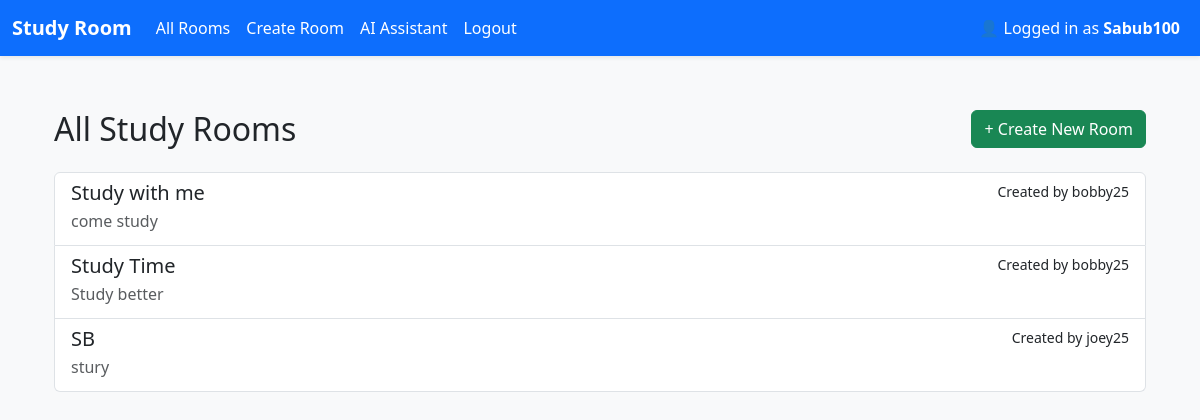
Screenshot of /studyroom/rooms (signed in) with the database file from the repository.
### app/models.py (models this page shows)
class User(db.Model, UserMixin): # UserMixin allows methods for user
    id = db.Column(db.Integer, primary_key=True) # primary_key is the identifier for the table. every id column will automatically become unqiue for every user
    username = db.Column(db.String(25), nullable=False, unique=True) # all field must have value and must be unique. can have 25 char max
    email = db.Column(db.String(120), nullable=False, unique=True)
    password_hash = db.Column(db.String(128), nullable=False)
    bio = db.Column(db.Text, nullable=True)
    image_file = db.Column(db.String(120), default="default.jpg")

class StudyRoom(db.Model):
    id = db.Column(db.Integer, primary_key=True) # each room has a uniuqe id
    name = db.Column(db.String(100), nullable=False) # nullable means column cannot be empty
    description = db.Column(db.Text, nullable=True)
    host_id = db.Column(db.Integer, db.ForeignKey('user.id'), nullable=False) # links to the user who created the room
    created_at = db.Column(db.DateTime, default=datetime.utcnow)
    is_active = db.Column(db.Boolean, default=True)
    host = db.relationship('User', backref=db.backref('study_rooms', lazy=True))
    messages = db.relationship('Message', backref='room', cascade="all, delete", passive_deletes=True)

### app/studyroom/routes.py (the view)
@studyroom_bp.route('/rooms')
@login_required
def room_list():
    rooms = StudyRoom.query.all()
    return render_template('rooms/list.html', rooms=rooms)

### app/__init__.py (called while the page is built)
def create_app():
    app = Flask(__name__)
    app.config.from_object(Config) # set config file
    db.init_app(app)
    login_manager.init_app(app)
    socketio.init_app(app)
    mail.init_app(app)
    from flask_migrate import Migrate
    migrate = Migrate(app, db)
    from app.models import User, StudyRoom
    @login_manager.user_loader
    def load_user(user_id):
        return User.query.get(int(user_id))
    from dotenv import load_dotenv
    load_dotenv()
    from app.auth import auth_bp
    app.register_blueprint(auth_bp, url_prefix='/auth')
    from app.studyroom import studyroom_bp
    app.register_blueprint(studyroom_bp, url_prefix='/studyroom')
    try:
        from app.main import main_bp # Register main Blueprint
        app.register_blueprint(main_bp)
    except ImportError:
        pass
    from app import sockets
    return app

### app/templates/rooms/list.html (shortened to what this page needs)
{% extends 'base.html' %}
{% block content %}
<div class="container py-4">
    <div class="d-flex justify-content-between align-items-center mb-4">
        <h2 class="mb-0">All Study Rooms</h2>
        <a href="{{ url_for('studyroom.create_room') }}" class="btn btn-success">+ Create New Room</a>
    </div>
    {% if rooms %}
        <div class="list-group">
            {% for room in rooms %}
                <a href="{{ url_for('studyroom.room_detail', room_id=room.id) }}" class="list-group-item list-group-item-action">
                    <div class="d-flex justify-content-between">
                        <h5 class="mb-1">{{ room.name }}</h5>
                        <small>Created by {{ room.host.username }}</small>
                    </div>
                    <p class="mb-1 text-muted">{{ room.description[:100] }}{% if room.description|length > 100 %}...{% endif %}</p>
                </a>
            {% endfor %}
        </div>
    {% else %}
        <p class="text-muted">No study rooms available. Be the first to create one!</p>
    {% endif %}
</div>
{% endblock %}

### app/templates/base.html (shortened to what this page needs)
<!DOCTYPE html>
<html lang="en">
<head>
    <link href="https://cdn.jsdelivr.net/npm/bootstrap@5.3.0/dist/css/bootstrap.min.css" rel="stylesheet">
</head>
<body>
<nav class="navbar navbar-expand-lg shadow-sm">
  <div class="container-fluid">
    <a class="navbar-brand fw-bold" href="{{ url_for('main.home') }}">Study Room</a>
    <div class="collapse navbar-collapse" id="navbarNav">
      <ul class="navbar-nav me-auto">
        {% if current_user.is_authenticated %}
          <li class="nav-item">
            <a class="nav-link" href="{{ url_for('studyroom.room_list') }}">All Rooms</a>
          </li>
          <li class="nav-item">
            <a class="nav-link" href="{{ url_for('studyroom.create_room') }}">Create Room</a>
          </li>
          <li class="nav-item">
            <a class="nav-link" href="{{ url_for('studyroom.ai_assistant') }}">AI Assistant</a>
          </li>
          <li class="nav-item">
            <a class="nav-link" href="{{ url_for('auth.logout') }}">Logout</a>
          </li>
        {% endif %}
      </ul>
      {% if current_user.is_authenticated %}
      <ul class="navbar-nav ms-auto">
        <li class="nav-item">
          <a href="{{ url_for('auth.profile') }}" class="nav-link">
            👤 Logged in as <strong>{{ current_user.username }}</strong>
        </a>
        </li>
      </ul>
      {% endif %}
    </div>
  </div>
</nav>
<div class="container">
    {% block content %}{% endblock %}
</div>
</body>
</html>

### app/templates/base.html (style rules this page uses)
body { background-color: #f8f9fa; }
.navbar { background-color: #0d6efd; }
.navbar-brand, .nav-link, .navbar-text { color: white !important; }
.container { margin-top: 30px; }

### rows the page displays
User: username "Sabub100"
StudyRoom: name "Study with me", host.username "bobby25", description "come study"
StudyRoom: name "Study Time", host.username "bobby25", description "Study better"
StudyRoom: name "SB", host.username "joey25", description "stury"
